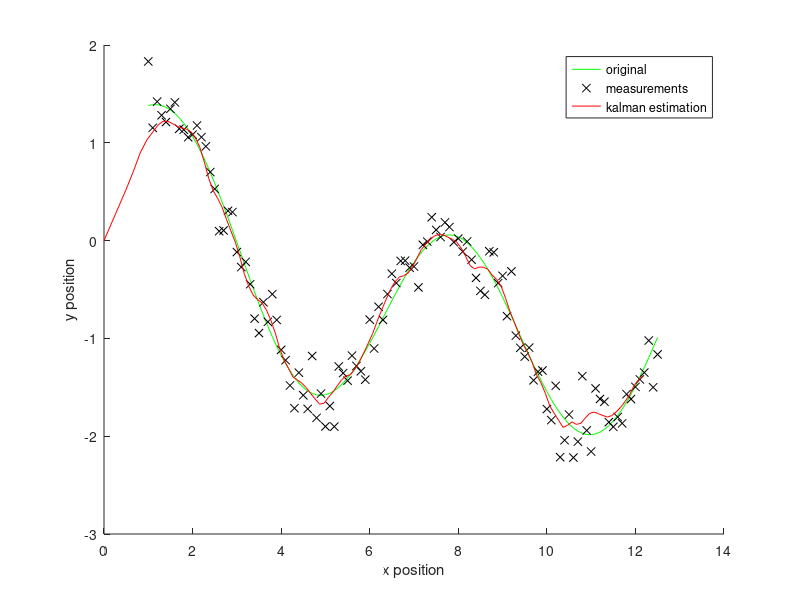

Write MATLAB code to recreate this figure.
%tracking of mouse 2D-movement
%inspired on https://www.cs.utexas.edu/~teammco/misc/kalman_filter/
f=@(x) sin(x)+cos(x.^0.5);%sin(x);
x=1:0.1:4*pi;
y=f(x);
measureNoise=randn(1,length(x))*0.2; %rng('default'); %for stable random seed
yMeasured=f(x)+measureNoise;
stateHist=zeros(4,length(x));

%inicialization
A=[1 0 0.3 0; %x 
   0 1 0 0.3; %y
   0 0 1 0; %x velocity
   0 0 0 1];%y velocity
C=[1 0 1 0; 
   0 1 0 1;
   0 0 0 0;
   0 0 0 0]; %nemerime
state=[0;0;0;0];  stateHist(:,1)=state; 
P=eye(4,4)*1; 
I=eye(4,4);
Q=[0 0 0 0;  
   0 0 0 0; 
   0 0 1 0; 
   0 0 0 1]*0.2; %Covariation Matrix for Action Uncertainty
R=eye(4,4)*0.2; %Covariation Matrix for Sensor Noise

%simulation
for i=2:length(x)
    %prediction
    predictedState=A*state; % xNew = Ax + B*u
    Pnew=A*P*A'+Q;
    %correction
    actOutMeasure=[x(i); yMeasured(i);0;0];
    L=Pnew*C'*inv(C*Pnew*C'+R);
    predictedOut = C*predictedState; % y = C*x + D*u;
    state=predictedState+L*(actOutMeasure-predictedOut); 
    P=(I-L*C)*Pnew;
    
    stateHist(:,i)=state;
end

hold on;
plot(x, y, 'g');
plot(x, yMeasured, 'kx');
plot(stateHist(1,:), stateHist(2,:), 'r');
legend('original', 'measurements', 'kalman estimation');
ylabel('y position'), xlabel('x position');
